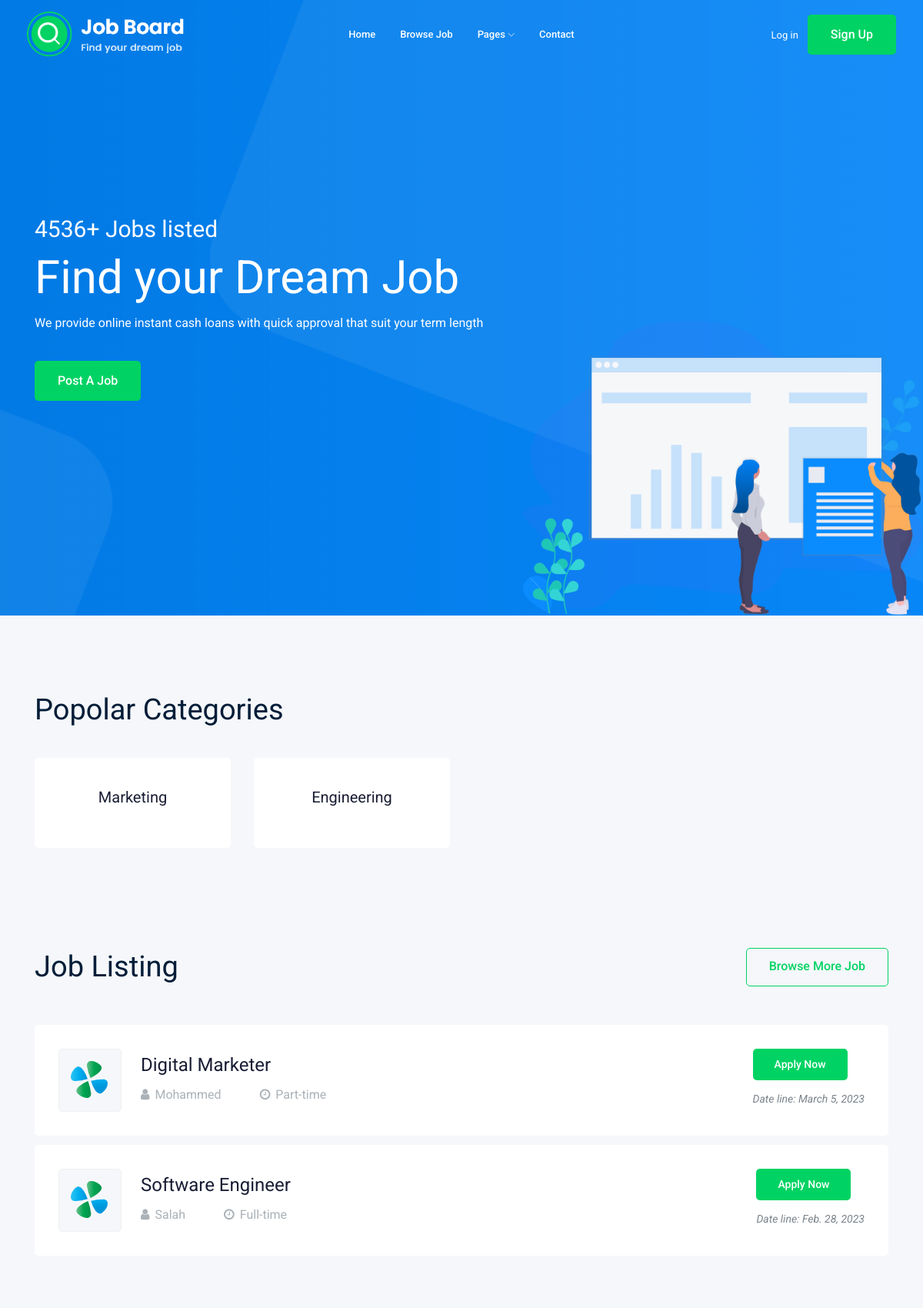
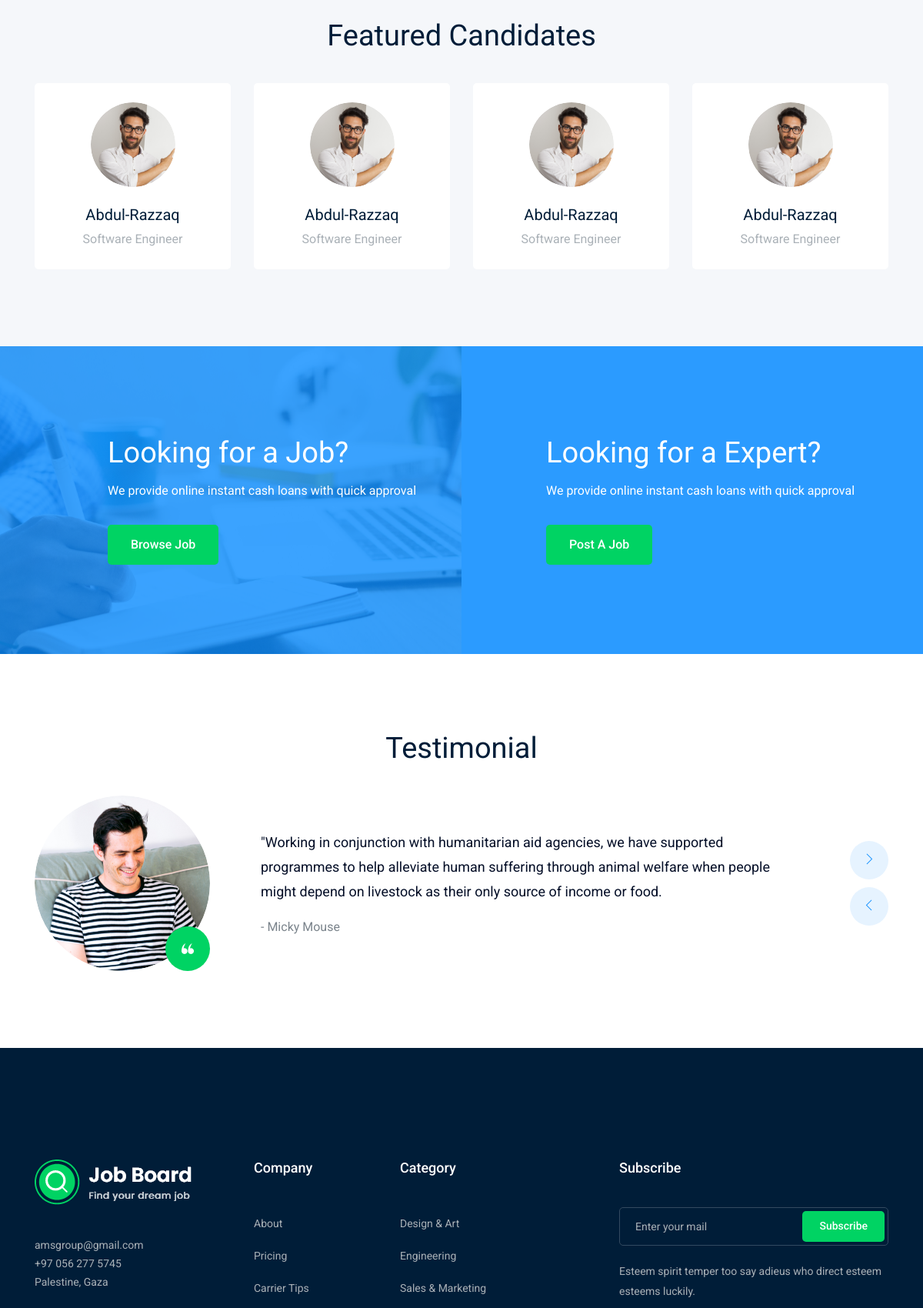
The page / (upper part) on the database its author committed (2 pictures, top to bottom).
### job/models.py (models this page shows, shortened)
class job(models.Model):
    title = models.CharField(max_length=30)
    description = models.TextField(max_length=6000)
    created_at = models.DateTimeField(auto_now_add=True)
    deadline = models.DateTimeField()
    salary = models.FloatField(blank=True)
    category = models.ForeignKey(category, on_delete=models.CASCADE)
    created_by = models.ForeignKey(customer, on_delete=models.CASCADE)
    cover = models.ImageField(upload_to="img/post/", null=True)
    job_nature = models.CharField(max_length=30, null=True)

class category(models.Model):
    name = models.CharField(max_length=30)
    def __str__(self):
        return self.name

class customer(models.Model):
    user = models.OneToOneField(User, on_delete=models.CASCADE)
    card = models.IntegerField()
    country = models.CharField(max_length=100)
    image = models.ImageField(upload_to="img/customer/", null=True)
    def __str__(self):
        return str(self.user.username)

class freelancer(models.Model):
    user = models.OneToOneField(User, on_delete=models.CASCADE)
    card = models.IntegerField()
    name_job = models.CharField(max_length=100, null=True)
    country = models.CharField(max_length=100)
    image = models.ImageField(upload_to="img/freelancer/", null=True)
    category = models.ManyToManyField(category)

### job/views.py (the view)
# urls.py: path('', views.index, name='index'),
def index(request):
    category = categorys.objects.all()
    job = jobs.objects.order_by('-id')[:5]
    freelancer = freelancers.objects.order_by('-id')[:10]
    context = {"category":category, "job": job, "freelancer": freelancer}
    return render(request, "pages/index.html", context)

### templates/pages/index.html (shortened to what this page needs)
{% extends 'base.html' %}
{% load static %}
{% block header %}{% include "includes/header.html" %}{% endblock %}
{% block content %}
        <div class="slider_area h-100">
            <div class="single_slider  d-flex align-items-center slider_bg_1" style="min-height: 100vh">
                <div class="container">
                    <div class="row align-items-center">
                        <div class="col-lg-7 col-md-6">
                            <div class="slider_text">
                                <h5 class="wow fadeInLeft" data-wow-duration="1s" data-wow-delay=".2s">4536+ Jobs listed</h5>
                                <h3 class="wow fadeInLeft" data-wow-duration="1s" data-wow-delay=".3s">Find your Dream Job</h3>
                                <p class="wow fadeInLeft" data-wow-duration="1s" data-wow-delay=".4s">We provide online instant cash loans with quick approval that suit your term length</p>
                                <div class="sldier_btn wow fadeInLeft" data-wow-duration="1s" data-wow-delay=".5s">
                                    <a href="#" class="boxed-btn3">Post a Job</a>
                                </div>
                            </div>
                        </div>
                    </div>
                </div>
            </div>
            <div class="ilstration_img wow fadeInRight d-none d-lg-block text-right" data-wow-duration="1s" data-wow-delay=".2s">
                <img src="{% static "img/banner/illustration.png" %}" alt="">
            </div>
        </div>
        <div class="popular_catagory_area">
            <div class="container">
                <div class="row">
                    <div class="col-lg-12">
                        <div class="section_title mb-40">
                            <h3>Popolar Categories</h3>
                        </div>
                    </div>
                </div>
                <div class="row">
                    {% for i in job %}
                        <div class="col-lg-4 col-xl-3 col-md-6">
                            <div class="single_catagory text-center">
                                <a href="{%url 'all_jobs' i.category %}"><h4>{{ i.category }}</h4></a>
                            </div>
                        </div>
                    {% endfor %}
                </div>
            </div>
        </div>
        <div class="job_listing_area">
            <div class="container">
                <div class="row align-items-center">
                    <div class="col-lg-6">
                        <div class="section_title">
                            <h3>Job Listing</h3>
                        </div>
                    </div>
                    <div class="col-lg-6">
                        <div class="brouse_job text-right">
                            <a href="jobs.html" class="boxed-btn4">Browse More Job</a>
                        </div>
                    </div>
                </div>
                <div class="job_lists">
                    <div class="row">
                        {% for job in job %}
                            <div class="col-lg-12 col-md-12">
                                <div class="single_jobs white-bg d-flex justify-content-between">
                                    <div class="jobs_left d-flex align-items-center">
                                        <div class="thumb">
                                            <img src="{% static 'img/svg_icon/1.svg' %}" alt="">
                                        </div>
                                        <div class="jobs_conetent">
                                            <a href="job_details.html"><h4>{{job.title}}</h4></a>
                                            <div class="links_locat d-flex align-items-center">
                                                <div class="location">
                                                    <p> <i class="fa fa-user"></i>{{job.created_by}}</p>
                                                </div>
                                                <div class="location">
                                                    <p> <i class="fa fa-clock-o"></i>{{ job.job_nature }}</p>
                                                </div>
                                            </div>
                                        </div>
                                    </div>
                                    <div class="jobs_right">
                                        <div class="apply_now">
                                            <a href="{% url 'job_details' job.pk %}" class="boxed-btn3">Apply Now</a>
                                        </div>
                                        <div class="date">
                                            <p>Date line: {{job.deadline.date}}</p>
                                        </div>
                                    </div>
                                </div>
                            </div>
                        {% endfor %}
                    </div>
                </div>
            </div>
        </div>
        <div class="featured_candidates_area">
            <div class="container">
                <div class="row">
                    <div class="col-lg-12">
                        <div class="section_title text-center mb-40">
                            <h3>Featured Candidates</h3>
                        </div>
                    </div>
                </div>
                <div class="row">
                    <div class="col-lg-12">
                        <div class="candidate_active owl-carousel">
                            {% for freelancer in freelancer%}
                                <div class="single_candidates text-center">
                                    <div class="thumb">
                                        <img src="{{freelancer.image.url}}" alt="">
                                    </div>
                                    <a href="#"><h4>{{freelancer.user}}</h4></a>
                                    <p>{{ freelancer.name_job }}</p>
                                </div>
                            {% endfor %}
                            {% for freelancer in freelancer%}
                                <div class="single_candidates text-center">
                                    <div class="thumb">
                                        <img src="{{freelancer.image.url}}" alt="">
                                    </div>
                                    <a href="#"><h4>{{freelancer.user}}</h4></a>
                                    <p>{{ freelancer.name_job }}</p>
                                </div>
                            {% endfor %}
                            {% for freelancer in freelancer%}
                                <div class="single_candidates text-center">
                                    <div class="thumb">
                                        <img src="{{freelancer.image.url}}" alt="">
                                    </div>
                                    <a href="#"><h4>{{freelancer.user}}</h4></a>
                                    <p>{{ freelancer.name_job }}</p>
                                </div>
                            {% endfor %}
                            {% for freelancer in freelancer%}
                                <div class="single_candidates text-center">
                                    <div class="thumb">
                                        <img src="{{freelancer.image.url}}" alt="">
                                    </div>
                                    <a href="#"><h4>{{freelancer.user}}</h4></a>
                                    <p>{{ freelancer.name_job }}</p>
                                </div>
                            {% endfor %}
                        </div>
                    </div>
                </div>
            </div>
        </div>
        <div class="job_searcing_wrap overlay">
            <div class="container">
                <div class="row">
                    <div class="col-lg-5 offset-lg-1 col-md-6">
                        <div class="searching_text">
                            <h3>Looking for a Job?</h3>
                            <p>We provide online instant cash loans with quick approval </p>
                            <a href="#" class="boxed-btn3">Browse Job</a>
                        </div>
                    </div>
                    <div class="col-lg-5 offset-lg-1 col-md-6">
                        <div class="searching_text">
                            <h3>Looking for a Expert?</h3>
                            <p>We provide online instant cash loans with quick approval </p>
                            <a href="#" class="boxed-btn3">Post a Job</a>
                        </div>
                    </div>
                </div>
            </div>
        </div>
        <div class="testimonial_area  ">
            <div class="container">
                <div class="row">
                    <div class="col-lg-12">
                        <div class="section_title text-center mb-40">
                            <h3>Testimonial</h3>
                        </div>
                    </div>
                    <div class="col-xl-12">
                        <div class="testmonial_active owl-carousel">
                            <div class="single_carousel">
                                <div class="row">
                                    <div class="col-lg-11">
                                        <div class="single_testmonial d-flex align-items-center">
                                            <div class="thumb">
                                                <img src="{% static 'img/testmonial/author.png' %}" alt="">
                                                <div class="quote_icon">
                                                    <i class="Flaticon flaticon-quote"></i>
                                                </div>
                                            </div>
                                            <div class="info">
                                                <p>"Working in conjunction with humanitarian aid agencies, we have supported programmes to help alleviate human suffering through animal welfare when people might depend on livestock as their only source of income or food.</p>
                                                <span>- Micky Mouse</span>
                                            </div>
                                        </div>
                                    </div>
                                </div>
                            </div>
                            <div class="single_carousel">
                                <div class="row">
                                    <div class="col-lg-11">
                                    </div>
                                </div>
                            </div>
                        </div>
                    </div>
                </div>
            </div>
        </div>
{% endblock %}
{% block footer %}{% include "includes/footer.html" %}{% endblock  %}

### rows shown on the page
job: category "Marketing", title "Digital Marketer", created_by "Mohammed", job_nature "Part-time", deadline "March 5, 2023"
job: category "Engineering", title "Software Engineer", created_by "Salah", job_nature "Full-time", deadline "Feb. 28, 2023"
freelancer: image (picture), user "Abdul-Razzaq", name_job "Software Engineer"
